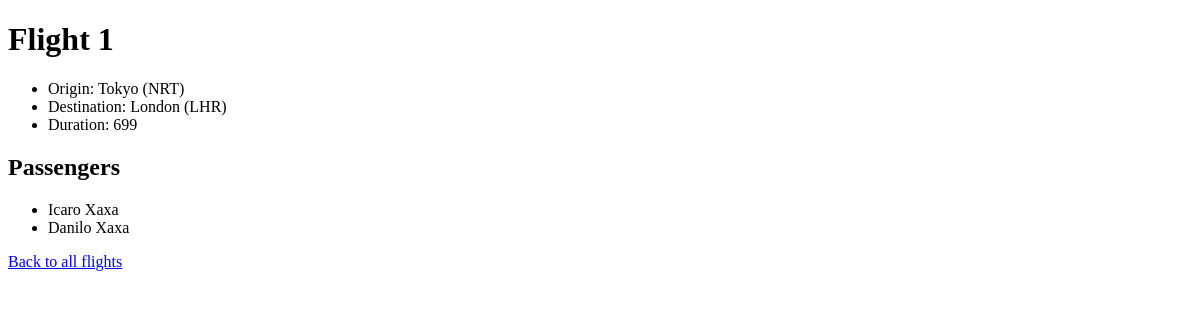
The app's page /flights/1, older data.
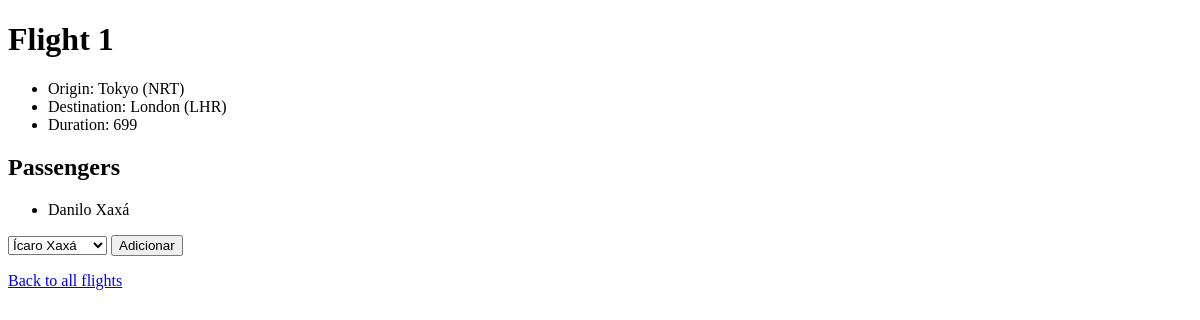
The same page, newer data.
### flights/models.py (models this page shows)
class Passenger(models.Model):
    first = models.CharField(max_length=64)
    last = models.CharField(max_length=64)
    flights = models.ManyToManyField(Flight, blank=True, related_name="passengers")
    def __str__(self):
        return f"{self.first} {self.last}"

### flights/views.py (the view)
# urls.py: path('<int:flight_id>', views.flight, name='flight'),
def flight(request, flight_id):
    flight = Flight.objects.get(pk=flight_id)
    return render(request, 'flights/flight.html', {
        "flight": flight,
        "passengers": flight.passengers.all(),
        "non_passengers": Passenger.objects.exclude(flights=flight).all()
    })

### flights/models.py (called while the page is built)
    def __str__(self):
        return f"{self.city} ({self.code})"

### flights/templates/flights/flight.html (shortened to what this page needs)
{% extends "flights/layout.html" %}
{% block body %}
<h1>Flight {{ flight.id }}</h1>
<ul>
    <li>Origin: {{ flight.origin }}</li>
    <li>Destination: {{ flight.destination }}</li>
    <li>Duration: {{ flight.duration }}</li>
</ul>
<h2>Passengers</h2>
<ul>
    {% for passenger in passengers %}
        <li>{{ passenger }}</li>
    {% endfor %}
</ul>
{% if non_passengers %}
<form action="{% url 'book' flight.id %}" method="post">
    <select name="passenger">
        {% for passenger in non_passengers %}
            <option value="{{ passenger.id }}">{{ passenger }}</option>
        {% endfor %}
    </select>
    <input type="submit" value="Adicionar">
</form>
{% endif %}
<p><a href="{% url 'index_flights' %}">Back to all flights</a></p>
{% endblock %}

Row changes from the older to the newer data that the page shows:
no longer on this page (row edited): Passenger: first+last "Icaro Xaxa"
changed Passenger: first+last "Danilo Xaxa" → "Danilo Xaxá"
Text that changed along with them:
form field passenger: (not shown) → "Ícaro Xaxá"
form field value: (not shown) → "Adicionar"
